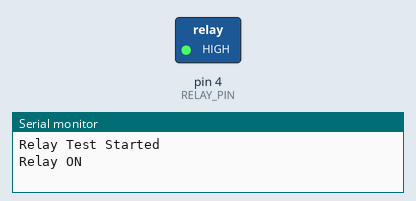
Bench run of a sketch on a simulated Arduino Uno, built with avr-gcc and run on an emulated ATmega328P. On the bench: switched loads named in the sketch (green lamp = pin HIGH), the last lines printed to the serial monitor.

Above: at 1.0 s.
At 3.0 s:
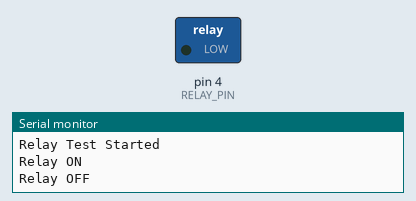
Timing chart, 0 to 5.2 s (numbered marks = the images above):
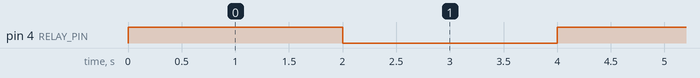

Measured:
- by itself, pin 4 (RELAY_PIN): alternates HIGH for 2.0 s and LOW for 2.0 s

The sketch:

relay.ino
```cpp
#define RELAY_PIN 4

void setup() {
  pinMode(RELAY_PIN, OUTPUT);
  Serial.begin(115200);
  Serial.println("Relay Test Started");
}

void loop() {
  Serial.println("Relay ON");
  digitalWrite(RELAY_PIN, HIGH);
  delay(2000);

  Serial.println("Relay OFF");
  digitalWrite(RELAY_PIN, LOW);
  delay(2000);
}
```
